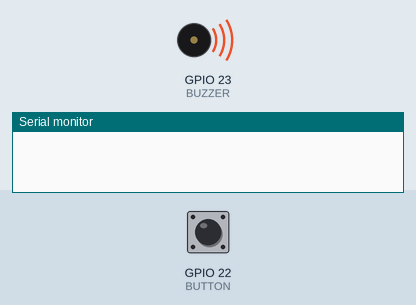
Recording of a sketch running on a simulated ESP32. Parts: buzzer (waves = sounding), the last lines printed to the serial monitor. The inputs (shaded band) are chosen by the test bench; at power-on: GPIO 22 (BUTTON) LOW.

Above: at 0.94 s.
1.3 s: GPIO 22 (BUTTON) pulled HIGH for 0.15 s
At 7.4 s:
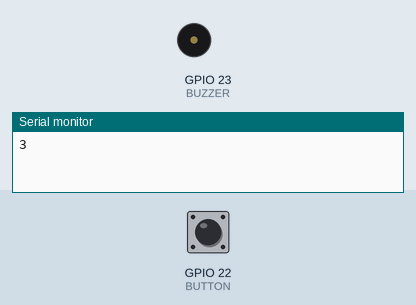
Timing chart, 0 to 10.3 s (numbered marks = the images above; inputs shaded):
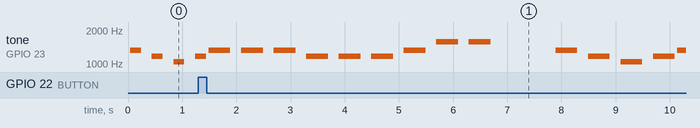

Measured:
- by itself, tone on GPIO 23 (BUZZER): plays 1319 Hz for 0.40 s, 1319 Hz for 0.40 s, 1319 Hz for 0.40 s, 1176 Hz for 0.40 s, 1176 Hz for 0.40 s, 1176 Hz for 0.40 s … (14 notes in this stretch)

The sketch:

sketch_feb12a.ino
```cpp
#define BUTTON 22
#define BUZZER 23

#define C 1047
#define CS 1109
#define D 1175
#define Eb 1245
#define E 1319
#define F 1397
#define FS 1480
#define G 1568
#define Gs 1661
#define A 1760
#define Bb 1865
#define B 1976

hw_timer_t *timer = NULL;

bool buttonPressed = false;
volatile int tempoIndex = 2;
const float tempo[] = {0.25, 0.5, 1, 2, 4};

void IRAM_ATTR speedSetting() {
  if (!buttonPressed && digitalRead(BUTTON)==HIGH) {
    buttonPressed = true;
  }
}

void IRAM_ATTR onTimer() {
  digitalWrite(BUZZER, !digitalRead(BUZZER));
}

void play_note(int note, double duration) {
   if (buttonPressed) {
    if (digitalRead(BUTTON) == LOW) {
      tempoIndex = (tempoIndex + 1) % 5;
      Serial.println(tempoIndex);
    }
    buttonPressed = false;
  }
  int half_period = 500000 / note;
  timerAlarmWrite(timer, half_period, true);
  timerAlarmEnable(timer);
  delay(duration * tempo[tempoIndex]);
  timerAlarmDisable(timer);
}

void play_delay(int duration) {
  digitalWrite(BUZZER, LOW);
  delay(duration);
}

void setup() {
  pinMode(BUTTON, INPUT);
  attachInterrupt(BUTTON, speedSetting, RISING);

  pinMode(BUZZER, OUTPUT);
  timer = timerBegin(0, 80, true);
  timerAttachInterrupt(timer, &onTimer, true);
}

void loop() {
  play_note(E, 200);
  play_delay(200);
  play_note(D, 200);
  play_delay(200);
  play_note(C, 200);
  play_delay(200);
  play_note(D, 200);
  play_delay(50);
  play_note(E, 200);
  play_delay(200);
  play_note(E, 200);
  play_delay(200);
  play_note(E, 200);
  play_delay(200);
  play_note(D, 200);
  play_delay(200);
  play_note(D, 200);
  play_delay(200);
  play_note(D, 200);
  play_delay(200);
  play_note(E, 200);
  play_delay(200);
  play_note(G, 200);
  play_delay(200);
  play_note(G, 200);
  play_delay(200);

  digitalWrite(BUZZER, LOW);
  delay(1000);

  play_note(E, 200);
  play_delay(200);
  play_note(D, 200);
  play_delay(200);
  play_note(C, 200);
  play_delay(200);
  play_note(D, 200);
  play_delay(50);
  play_note(E, 200);
  play_delay(200);
  play_note(E, 200);
  play_delay(200);
  play_note(E, 200);
  play_delay(200);
  play_note(D, 200);
  play_delay(200);
  play_note(D, 200);
  play_delay(200);
  play_note(D, 200);
  play_delay(200);
  play_note(E, 200);
  play_delay(200);
  play_note(G, 200);
  play_delay(200);
  play_note(G, 200);
  play_delay(200);

  digitalWrite(BUZZER, LOW);
  delay(1000);
}
```
